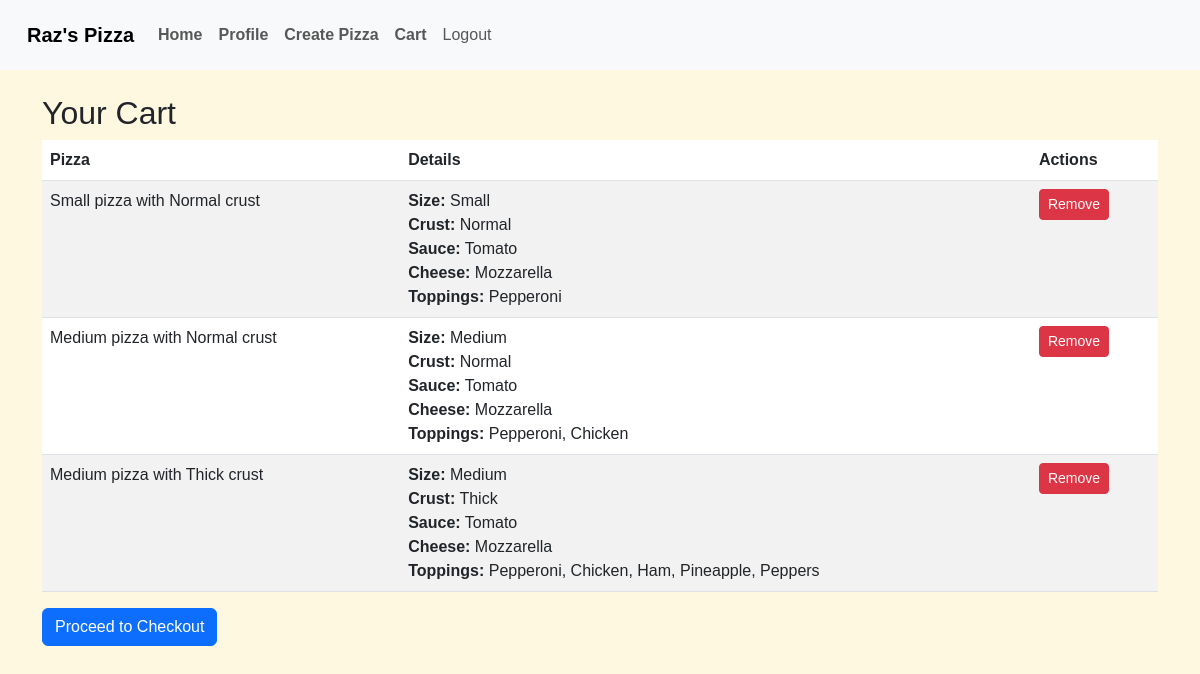
The page /cart/ (signed in) on the database as committed earlier.
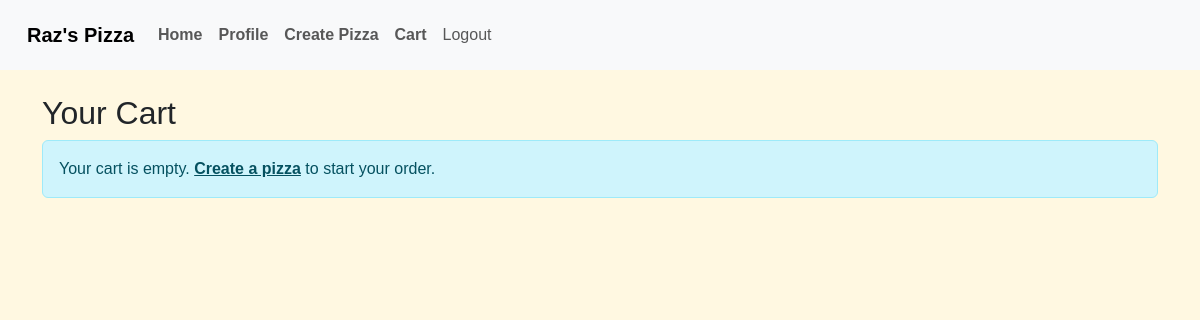
The same page on the database as committed later.
### mainapp/models.py (models this page shows, shortened)
class CartItem(models.Model):
    cart = models.ForeignKey(Cart, on_delete=models.CASCADE, related_name="items")
    pizza = models.ForeignKey(Pizza, on_delete=models.CASCADE)
    quantity = models.PositiveIntegerField(default=1)

class Pizza(models.Model):
    size = models.ForeignKey(Size, on_delete=models.CASCADE)
    crust = models.ForeignKey(CrustType, on_delete=models.CASCADE)
    sauce = models.ForeignKey(Sauce, on_delete=models.CASCADE)
    cheese = models.ForeignKey(Cheese, on_delete=models.CASCADE)
    toppings = models.ManyToManyField(Topping)
    def __str__(self):
        return f"{self.size} pizza with {self.crust} crust"

class Size(models.Model):
    name = models.CharField(max_length=50)
    def __str__(self):
        return self.name

class CrustType(models.Model):
    name = models.CharField(max_length=50)
    def __str__(self):
        return self.name

class Sauce(models.Model):
    name = models.CharField(max_length=50)
    def __str__(self):
        return self.name

class Cheese(models.Model):
    name = models.CharField(max_length=50)
    def __str__(self):
        return self.name

class Topping(models.Model):
    name = models.CharField(max_length=50)
    def __str__(self):
        return self.name

### mainapp/views.py (the view)
# urls.py: path("cart/", views.view_cart, name="view_cart"),
@login_required
def view_cart(request):
    cart, created = Cart.objects.get_or_create(user=request.user)
    return render(request, "cart.html", {"cart": cart})

### mainapp/templates/cart.html (shortened to what this page needs)
{% extends "base.html" %}
{% block content %}
<div class="container mt-4">
  <h2>Your Cart</h2>
  {% if cart.items.all %}
    <table class="table table-striped">
      <thead>
        <tr>
          <th scope="col">Pizza</th>
          <th scope="col">Details</th>
          <th scope="col">Actions</th>
        </tr>
      </thead>
      <tbody>
        {% for item in cart.items.all %}
        <tr>
          <td>{{ item.pizza }}</td>
          <td>
            <ul class="list-unstyled mb-0">
              <li><strong>Size:</strong> {{ item.pizza.size }}</li>
              <li><strong>Crust:</strong> {{ item.pizza.crust }}</li>
              <li><strong>Sauce:</strong> {{ item.pizza.sauce }}</li>
              <li><strong>Cheese:</strong> {{ item.pizza.cheese }}</li>
              <li><strong>Toppings:</strong>
                {% if item.pizza.toppings.all %}
                  {% for topping in item.pizza.toppings.all %}
                    {{ topping }}{% if not forloop.last %}, {% endif %}
                  {% endfor %}
                {% else %}
                  None
                {% endif %}
              </li>
            </ul>
          </td>
          <td>
            <form action="{% url 'remove_cart_item' item.id %}" method="post">
                <button type="submit" class="btn btn-danger btn-sm">Remove</button>
            </form>
          </td>
        </tr>
        {% endfor %}
      </tbody>
    </table>
    <div class="text-right">
      <a href="{% url 'checkout' %}" class="btn btn-primary">Proceed to Checkout</a>
    </div>
  {% else %}
    <div class="alert alert-info" role="alert">
      Your cart is empty. <a href="{% url 'create_pizza' %}" class="alert-link">Create a pizza</a> to start your order.
    </div>
  {% endif %}
</div>
{% endblock %}

Rows that differ between the two databases and show on the page:
removed CartItem: pizza "Small pizza with Normal crust", pizza.size "Small", pizza.crust "Normal", pizza.sauce "Tomato", pizza.cheese "Mozzarella"
no longer on this page (row unchanged): Topping: name "Pepperoni"
removed CartItem: pizza "Medium pizza with Normal crust", pizza.size "Medium", pizza.crust "Normal", pizza.sauce "Tomato", pizza.cheese "Mozzarella"
no longer on this page (row unchanged): Topping: name "Chicken"
removed CartItem: pizza "Medium pizza with Thick crust", pizza.size "Medium", pizza.crust "Thick", pizza.sauce "Tomato", pizza.cheese "Mozzarella"
no longer on this page (row unchanged): Topping: name "Ham", shown under "Medium pizza with Thick crust"
no longer on this page (row unchanged): Topping: name "Pineapple", shown under "Medium pizza with Thick crust"
no longer on this page (row unchanged): Topping: name "Peppers", shown under "Medium pizza with Thick crust"
Other text that changed with them:
text no longer shown: "Pizza Details Actions Proceed to Checkout"
text now shown: "Your cart is empty. Create a pizza to start your order."
